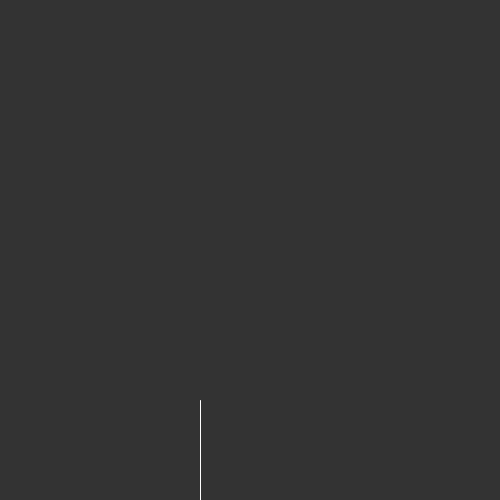
Frame 1 (no input)
Frame 60 (the mouse pressed at the canvas centre just before this capture): identical to frame 1, image omitted
Frame 120 (the mouse held since frame 60 and released just before this capture): identical to frame 1, image omitted

The Processing sketch that drew this single still picture (run headless with seeded random() and noise(); from frame 60 on, the mouse is pressed at the canvas centre):

// Processing sketch: H09_Opdracht_9
// ── H09_Opdracht_9.pde
void setup(){
size(500,500);
}

void draw(){
background(51,51,51);
 var len = 100;
 stroke(255,255,255);
 line(200, height, 200, height - len);
 
}
